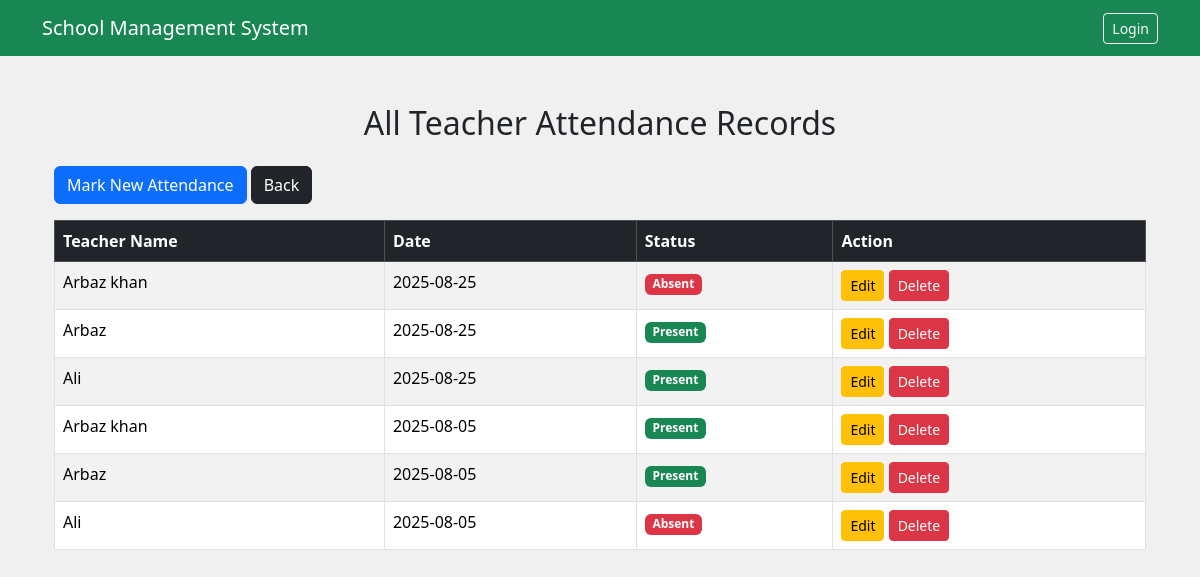
The page /teachers/list/ on the database its author committed.
### teacher/models.py (models this page shows, shortened)
class TeacherAttendance(models.Model):
        teacher = models.ForeignKey(Teacher, on_delete=models.CASCADE)
        date = models.DateField()
        status = models.CharField(max_length=10,choices=[('Present','Present'),('Absent','Absent')])

class Teacher(models.Model):
    name = models.CharField(max_length=100)
    subject = models.CharField(max_length=50)
    email = models.EmailField(unique=True)
    phone_no = models.CharField(max_length=15, unique=True)
    join_date = models.DateField()

### teacher/views.py (the view)
# urls.py: path('list/',views.teacher_attendance_list,name='teacher_attendance_list'),
def teacher_attendance_list(request):
    attendance = TeacherAttendance.objects.select_related('teacher').order_by('-date')
    return render(request, 'teacher/teacher_attendance_list.html', {'attendances': attendance})

### templates/teacher/teacher_attendance_list.html (shortened to what this page needs)
{% extends "base.html" %}
{% block content %}
<div class="container mt-5">
    <h2 class="text-center mb-4">All Teacher Attendance Records</h2>
    <a href="{% url 'mark_teacher_attendance' %}" class="btn btn-primary mb-3">Mark New Attendance</a>
    <a href="{% url 'home' %}" class="btn btn-dark mb-3">Back</a>
    <table class="table table-bordered table-striped">
        <thead class="table-dark">
            <tr>
                <th>Teacher Name</th>
                <th>Date</th>
                <th>Status</th>
                <th>Action</th>
            </tr>
        </thead>
        <tbody>
            {% for attendance in attendances %}
                <tr>
                    <td>{{ attendance.teacher.name }}</td>
                    <td>{{ attendance.date|date:"Y-m-d" }}</td>
                    <td>
                        {% if attendance.status == 'Present' %}
                            <span class="badge bg-success">Present</span>
                        {% else %}
                            <span class="badge bg-danger">Absent</span>
                        {% endif %}
                    </td>
                    <td>
                        <a href="{% url 'edit_teacher_attendance' attendance.id %}" class="btn btn-warning btn-sm">Edit</a>
                        <a href="{% url 'delete_teacher_attendance' attendance.id %}" class="btn btn-danger btn-sm">Delete</a>
                    </td>
                </tr>
            {% empty %}
                <tr>
                    <td colspan="4" class="text-center">No attendance record found.</td>
                </tr>
            {% endfor %}
        </tbody>
    </table>
</div>
{% endblock %}

### templates/base.html (shortened to what this page needs)
{% load static %}
<!DOCTYPE html>
<html>
    <head>
     <link href="https://cdn.jsdelivr.net/npm/bootstrap@5.3.3/dist/css/bootstrap.min.css" rel="stylesheet">
     <link rel="stylesheet" href="{% static 'css/style.css' %}">
    </head>
    <body>
    <nav class="navbar navbar-expand-lg navbar-dark bg-success mb-4">
    <div class="container">
        <a class="navbar-brand" href="#">School Management System</a>
        <div class="ms-auto d-flex align-items-center">
            {% if user.is_authenticated %}
                <span class="text-white me-3">Welcome, {{ user.username }}</span>
                <form method="POST" action="{% url 'logout' %}">
                    {% csrf_token %}
                    <button type="submit" class="btn btn-outline-light btn-sm">Logout</button>
                </form>
            {% else %}
                <a href="{% url 'login' %}" class="btn btn-outline-light btn-sm">Login</a>
            {% endif %}
        </div>
    </div>
</nav>
            <div class="container">
                {% block content %}
                {% endblock %}
            </div>
    </body>
</html>

### static/css/style.css (style rules this page uses)
body { background-color: #f0f0f0; }

### rows shown on the page
TeacherAttendance: teacher.name "Arbaz khan", date "2025-08-25", status "Absent"
TeacherAttendance: teacher.name "Arbaz", date "2025-08-25", status "Present"
TeacherAttendance: teacher.name "Ali", date "2025-08-25", status "Present"
TeacherAttendance: teacher.name "Arbaz khan", date "2025-08-05", status "Present"
TeacherAttendance: teacher.name "Arbaz", date "2025-08-05", status "Present"
TeacherAttendance: teacher.name "Ali", date "2025-08-05", status "Absent"
